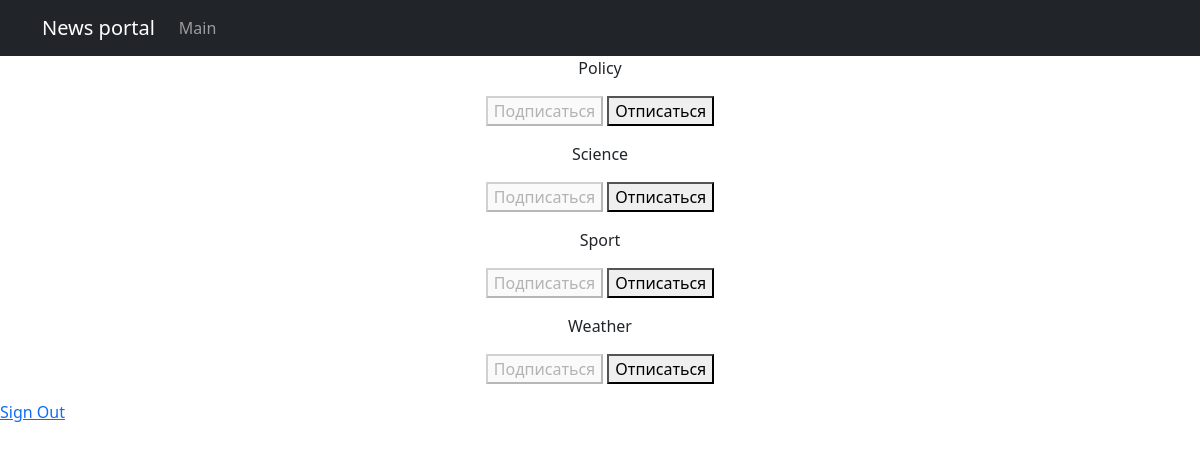
/news/subscriptions/ (signed in), run on the app's committed database.
### chitchat/models.py (models this page shows, shortened)
class Category(models.Model):
    name = models.CharField(max_length=50, unique=True, verbose_name='название')
    users = models.ManyToManyField(User, through='Subscription')
    class Meta:
        verbose_name = 'категория'
        verbose_name_plural = 'категории'

### chitchat/views.py (the view, shortened to what this page needs)
# urls.py: path('subscriptions/', subscriptions, name='subscriptions'),
@login_required
@csrf_protect
def subscriptions(request):
    categories_with_subscriptions = Category.objects.annotate(
        user_subscribed=Exists(
            Subscription.objects.filter(
                user=request.user,
                category=OuterRef('pk'),
            )
        )
    ).order_by('name')
    return render(
        request,
        'subscriptions.html',
        {'categories': categories_with_subscriptions},
    )

### templates/subscriptions.html (shortened to what this page needs)
{% extends 'flatpages/default.html' %}
{% block content %}
    {% for category in categories  %}
        <p>
            {{ category.name }}
            <form method="post">
                {% if category.user_subscribed %}
                    <button disabled>Подписаться</button>
                    <button name="action" value="unsubscribe">Отписаться</button>
                {% else %}
                    <button name="action" value="subscribe">Подписаться</button>
                    <button disabled>Отписаться</button>
                {% endif %}
            </form>
        </p>
    {% endfor %}
{% endblock content %}

### data on the page
Category: name "Policy", shows "Подписаться"
Category: name "Science", shows "Подписаться"
Category: name "Sport", shows "Подписаться"
Category: name "Weather", shows "Подписаться"
